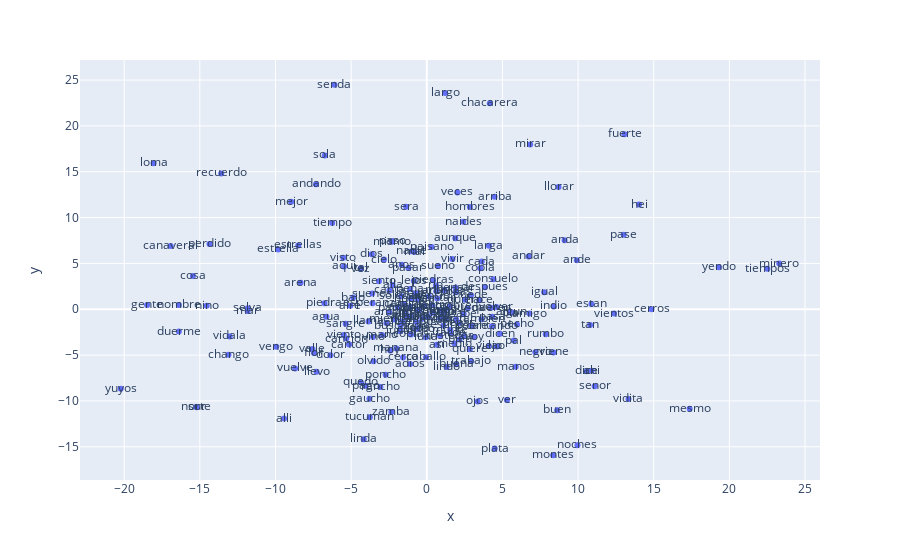

Notebook code cell kept with this figure:
### Code cell
# Graficar los embedddings en 2D
import plotly.graph_objects as go
import plotly.express as px

vecs, labels = reduce_dimensions(w2v_model)

MAX_WORDS = 200
fig = px.scatter(x=vecs[:MAX_WORDS,0], y=vecs[:MAX_WORDS,1], text=labels[:MAX_WORDS])
fig.show() # renderer="colab" esto para plotly en colab

### Figure 1 — Plotly figure (JSON) as saved in the notebook; plotly's stock layout.template omitted (floating-point values rounded to 4 significant figures; data arrays with more than 128 entries replaced by an {"elided": "..."} marker saying what was removed)
{"data": [{"hovertemplate": "x=%{x}<br>y=%{y}<br>text=%{text}<extra></extra>", "legendgroup": "", "marker": {"color": "#636efa", "symbol": "circle"}, "mode": "markers+text", "name": "", "orientation": "v", "showlegend": false, "text": {"elided": "200 str values"}, "type": "scatter", "x": {"elided": "200 float values"}, "xaxis": "x", "y": {"elided": "200 float values"}, "yaxis": "y"}], "layout": {"legend": {"tracegroupgap": 0}, "margin": {"t": 60}, "xaxis": {"anchor": "y", "domain": [0, 1], "title": {"text": "x"}}, "yaxis": {"anchor": "x", "domain": [0, 1], "title": {"text": "y"}}}}
